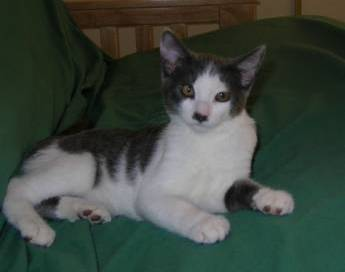
#> input picture Q1/train/Cat/cat.123.jpg, 345 x 272 px; its folder holds only this picture in this run
$ python cat_dog_classification.py
#> lines starting #> are read from the running program, lines starting #| are printed output that depends on the picture
import numpy as np
import glob
import cv2
from sklearn.neighbors import KNeighborsClassifier
from sklearn.linear_model import LogisticRegression
from sklearn.linear_model import SGDClassifier
from sklearn.metrics import accuracy_score
import joblib

# DATA
data_list_train = []
label_list_train = []
data_list_test = []
label_list_test = []

path = "src\\Assignment2\\Assignment2\\Q1\\"
#process images for training
for i, address in enumerate(glob.glob(path + "train/*/*")):
    image = cv2.imread(address)
#> image is the input picture: shape (272, 345, 3); mean B, G, R 62.1, 70.3, 60.3
    image = cv2.resize(image, (32,32))
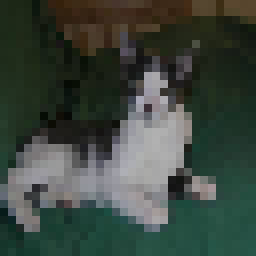
#> image: shape (32, 32, 3) (shown 8 times larger); mean B, G, R 62.3, 70.6, 60.5
    image = image/255
    image = image.flatten()
#> image = 3072 values, max 0.714 at index 1203, min 0.0157 at index 984, mean 0.253

    data_list_train.append(image)

#> (the run stopped early here; a loop or call above may not have finished)

$ run again, on Q1/train/Cat/cat.124.jpg
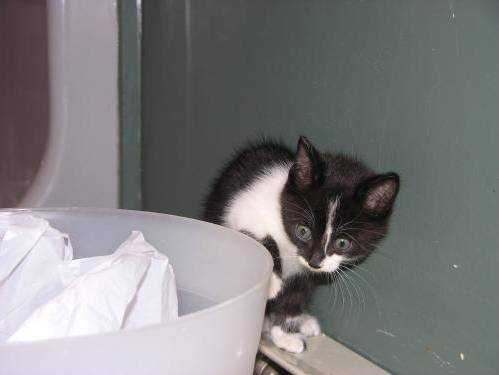
#> input picture Q1/train/Cat/cat.124.jpg, 499 x 375 px
#> image is the input picture: shape (375, 499, 3); mean B, G, R 125.1, 124.4, 124.5
#> `image = cv2.resize(image, (32,32))`:
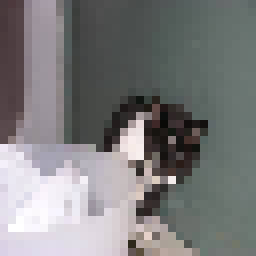
#> image: shape (32, 32, 3) (shown 8 times larger); mean B, G, R 125, 124.3, 124.5
#> `image = image.flatten()`: image = 3072 values, max 1 at index 2412, min 0.0275 at index 1500, mean 0.489

$ run again, on Q1/train/Cat/cat.139.jpg
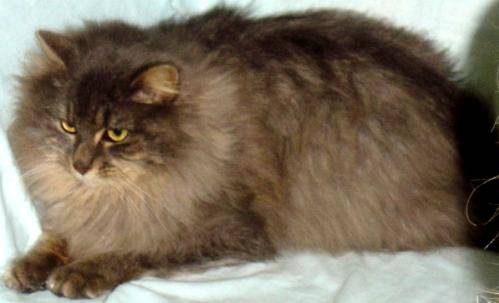
#> input picture Q1/train/Cat/cat.139.jpg, 499 x 303 px
#> image is the input picture: shape (303, 499, 3); mean B, G, R 94, 111, 123
#> `image = cv2.resize(image, (32,32))`:
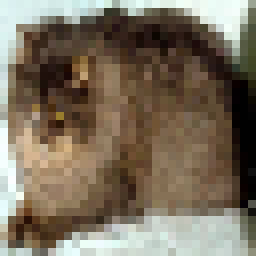
#> image: shape (32, 32, 3) (shown 8 times larger); mean B, G, R 93.7, 110.9, 122.8
#> `image = image.flatten()`: image = 3072 values, max 1 at index 88, min 0 at index 441, mean 0.428
